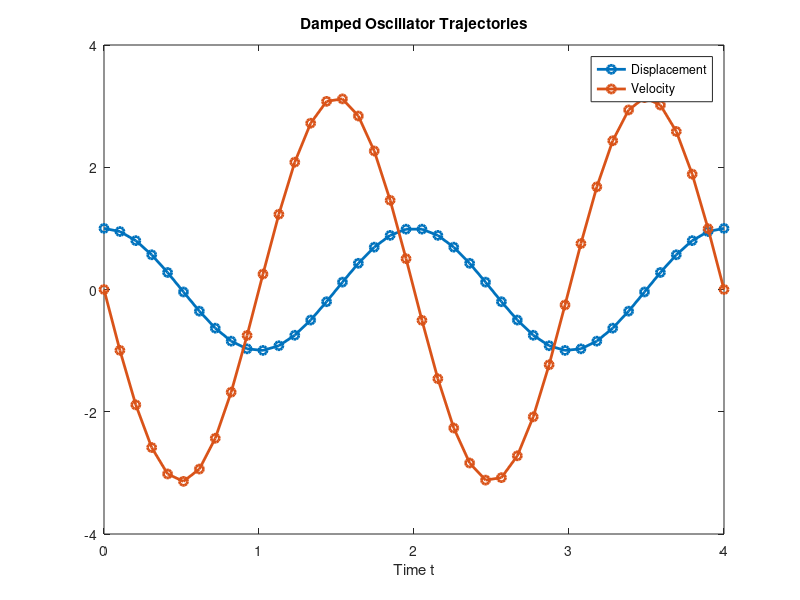
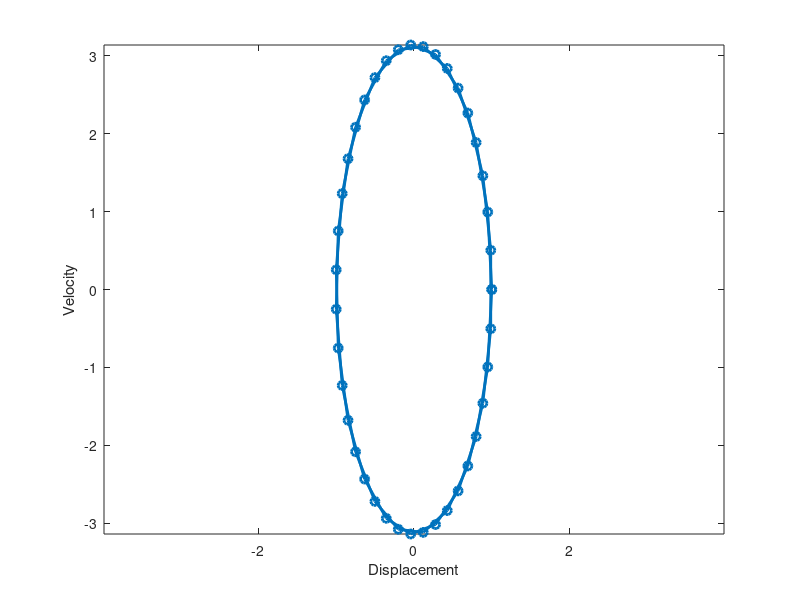
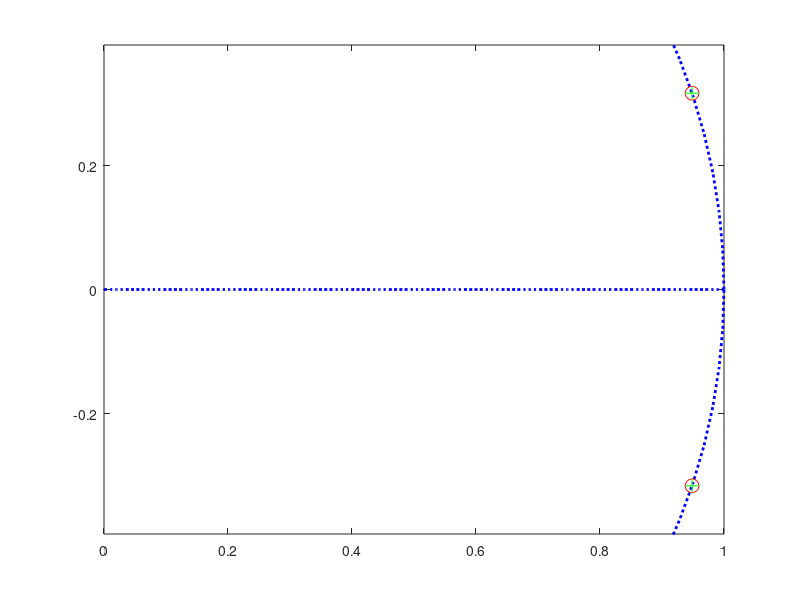
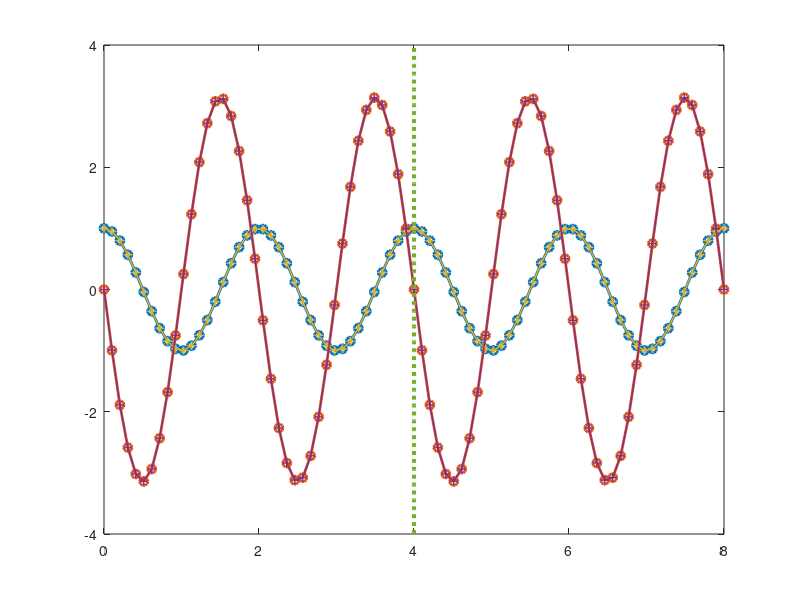

Reproduce these figures in MATLAB, in order.
%% MATH 6890 Demo 03.
%
% Dynamic Mode Decomposition - recover a linear dynamical system from
% "snaphsot" data gathered along one or more trajectories.
%
% A Horning. February 12, 2026

%% Set up linear dynamical system for numerical integration
freq = pi;
damp = 0*freq;
A = [0 1; -freq.^2 -2*damp];
osc = @(t,y) [A(1,1)*y(1) + A(1,2)*y(2); A(2,1)*y(1)+A(2,2)*y(2)];

% numerically integrate ODE to get trajectory/snapshot data
y0 = [1, 0]; % rand(1,2); %                     % intial condition
Tstop = 2*2*pi/freq;                            % stopping time
Nsamp = 10*Tstop;                               % number of samples
tspan = linspace(0,Tstop,Nsamp);                % temporal grid for snapshots
opts = odeset('RelTol', 1e-12, 'AbsTol', 1e-14); % set time-stepping tols 
[t,y] = ode45(osc,tspan,y0,opts);               % numerically integrate ODE

% plot position and velocity trajectories
figure(1)
plot(t,y(:,1),'-o','LineWidth',2)                    % position
hold on, plot(t,y(:,2),'-o','LineWidth',2)           % velocity
title('Damped Oscillator Trajectories');
xlabel('Time t');
legend('Displacement','Velocity')
hold off

% plot state trajectory
figure(2)
title('State/Phase Space Trajectory')
plot(y(:,1),y(:,2),'-o','LineWidth',2)
xlabel('Displacement');
ylabel('Velocity');
axis equal

%% "Fit" linear dynamical model to snapshot data

% form snapshot matrices
X = y(1:end-1,:);
Y = y(2:end,:);

% solve least-squares problem
U = X \ Y;
res = norm(X*U-Y);
disp("Least-squares residual is " + res)

% compare linear model to "fit"
trueModel = expm( A*(t(2)-t(1)) )
fitModel = U.'
errModel = norm(trueModel-fitModel);
disp("Model error is " + errModel)

% compare eigenvalues
[trueV,trueD] = eig(trueModel)
[fitV,fitD] = eig(fitModel)

figure(3)
theta = linspace(0,2*pi,100);
plot(cos(theta),sin(theta),':b','LineWidth',2)
hold on
plot(linspace(0,1,100),zeros(100,1),':b','LineWidth',2)
plot(real(diag(trueD)),imag(diag(trueD)),'or','MarkerSize',10)
plot(real(diag(fitD)),imag(diag(fitD)),'+g','MarkerSize',10)
xlim([0 1])
axis equal

%% Test Model prediction

yPred = y(1,:);
yTrue = y(1,:);
for j = 2:2*length(tspan)-1
    yTemp1 = fitModel*yPred(end,:).';
    yTemp2 = trueModel*yTrue(end,:).';
    yPred = [yPred; yTemp1.'];
    yTrue = [yTrue; yTemp2.'];
end

% plot position and velocity trajectories
figure(4)
plot([t; t(end)+t(2:end)],yTrue(:,1),'-o','LineWidth',2)             % position (true)
hold on
plot([t; t(end)+t(2:end)],yTrue(:,2),'-o','LineWidth',2)         % velocity (true)
plot([t; t(end)+t(2:end)],yPred(:,1),'-+','LineWidth',1)        % position (predict)
plot([t; t(end)+t(2:end)],yPred(:,2),'-+','LineWidth',1)        % velocity (predict)
plot(Tstop*ones(1,100),linspace(-4,4,100),':','LineWidth',3)
hold off
